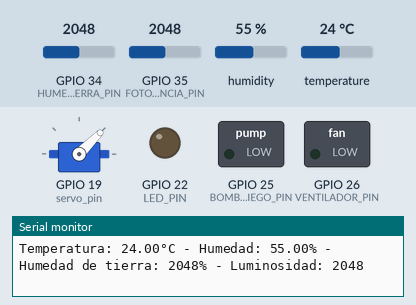
This sketch was run on a simulated ESP32. On the bench: servo, switched loads named in the sketch (green lamp = pin HIGH), output pins drawn as LEDs (lit = HIGH), the last lines printed to the serial monitor. The inputs (shaded band) are chosen by the test bench; at power-on: GPIO 34 (HUMEDAD_TIERRA_PIN) = 2048, humidity 55 %, GPIO 35 (FOTORESISTENCIA_PIN) = 2048, temperature 24 °C.

Above: at 2.8 s.
2.9 s: GPIO 34 (HUMEDAD_TIERRA_PIN) set to 3465
5.6 s: GPIO 34 (HUMEDAD_TIERRA_PIN) set to 3527
At 7.9 s:
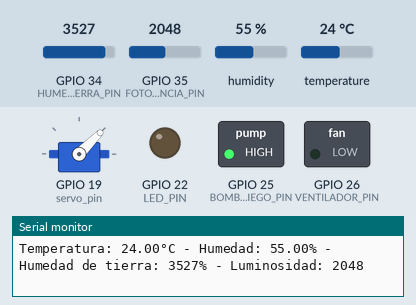
11.6 s: humidity set to 31 %
15.1 s: humidity set to 27 %
At 18.0 s:
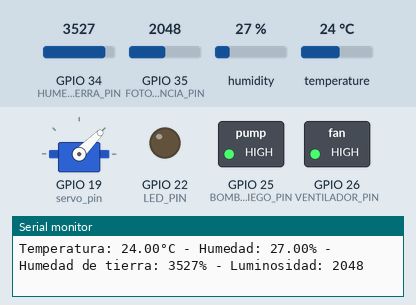
21.1 s: GPIO 35 (FOTORESISTENCIA_PIN) set to 3467
24.6 s: GPIO 35 (FOTORESISTENCIA_PIN) set to 3566
At 28.0 s:
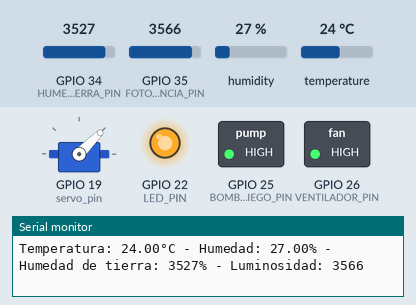
Timing chart, 0 to 31.6 s (numbered marks = the images above; inputs shaded):
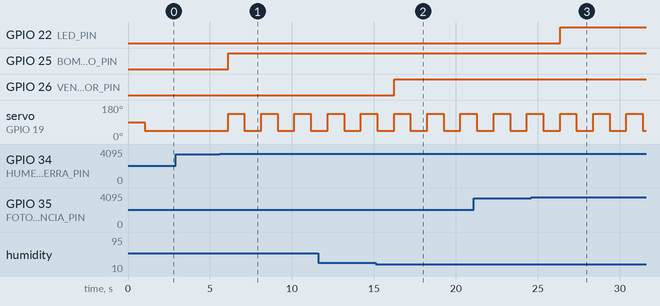

Measured:
- the behaviour switches between 3500 and 3501 on GPIO 34 (HUMEDAD_TIERRA_PIN) (found by bisection; images 0 and 1)
- the behaviour switches between 30 and 29 % on humidity (found by bisection; images 1 and 2)
- the behaviour switches between 3500 and 3501 on GPIO 35 (FOTORESISTENCIA_PIN) (found by bisection; images 2 and 3)
- after the input at 5.6 s, GPIO 25 (BOMBA_RIEGO_PIN): LOW → HIGH after 0.50 s; servo on GPIO 19 (servo_pin): alternates 135° for 1.0 s and 45° for 1.0 s, starting after 0.50 s
- after the input at 15.1 s, GPIO 26 (VENTILADOR_PIN): LOW → HIGH after 1.1 s
- after the input at 24.6 s, GPIO 22 (LED_PIN): LOW → HIGH after 1.8 s

The sketch:

Invernadero3.0.ino
```cpp
#include <ESP32Servo.h>
#include <DHT.h>

#define DHT_PIN 4
#define HUMEDAD_TIERRA_PIN 34
#define VENTILADOR_PIN 26
#define BOMBA_RIEGO_PIN 25
#define LED_PIN 22
#define FOTORESISTENCIA_PIN 35
#define servo_pin 19

const int TEMPERATURA_MAXIMA=35;
const int HUMEDAD_TIERRA_MINIMA=3500;
const int HUMEDAD_AIRE_MINIMA=30;
const int LUMINOSIDAD_MINIMA=3500;

DHT dht(DHT_PIN, DHT11);
Servo servo;

void setup() {
  Serial.begin(115200);
  pinMode(HUMEDAD_TIERRA_PIN, INPUT);
  pinMode(VENTILADOR_PIN, OUTPUT);
  pinMode(BOMBA_RIEGO_PIN, OUTPUT);
  pinMode(LED_PIN, OUTPUT);
  pinMode(FOTORESISTENCIA_PIN, INPUT);

  dht.begin();
  servo.attach(servo_pin);
}

void loop() {
  float temperatura = dht.readTemperature();
  float humedad = dht.readHumidity();
  int humedad_tierra = analogRead(HUMEDAD_TIERRA_PIN);
  int luminosidad = analogRead(FOTORESISTENCIA_PIN);

    Serial.print("Temperatura: ");
    Serial.print(temperatura);
    Serial.print("°C - Humedad: ");
    Serial.print(humedad);
    Serial.print("% - Humedad de tierra: ");
    Serial.print(humedad_tierra);
    Serial.print("% - Luminosidad: ");
    Serial.println(luminosidad);

    if (temperatura > TEMPERATURA_MAXIMA) {
      // Activar el ventilador y la bomba de riego
      digitalWrite(VENTILADOR_PIN, HIGH);
      digitalWrite(BOMBA_RIEGO_PIN, HIGH);

      // Encender el LED si la temperatura supera los 150 grados centígrados
      if (temperatura > 150) {
        digitalWrite(LED_PIN, HIGH);
      }
    } else {
      digitalWrite(VENTILADOR_PIN, LOW);
      digitalWrite(BOMBA_RIEGO_PIN, LOW);
      digitalWrite(LED_PIN, LOW);
    }

    if (humedad_tierra > HUMEDAD_TIERRA_MINIMA) {
      // Activar la bomba de riego y el servo
      digitalWrite(BOMBA_RIEGO_PIN, HIGH);

      servo.write(135);

    } else {
      digitalWrite(BOMBA_RIEGO_PIN, LOW);
    }

    if (humedad < HUMEDAD_AIRE_MINIMA) {
      // Activar el ventilador
      digitalWrite(VENTILADOR_PIN, HIGH);
    } else {
      digitalWrite(VENTILADOR_PIN, LOW);
    }

    if (luminosidad > LUMINOSIDAD_MINIMA) {
      // Encender las luces LED
      digitalWrite(LED_PIN, HIGH);
    } else {
      digitalWrite(LED_PIN, LOW);
    }

  delay(1000);
  servo.write(45);
  delay(1000);
}
```
